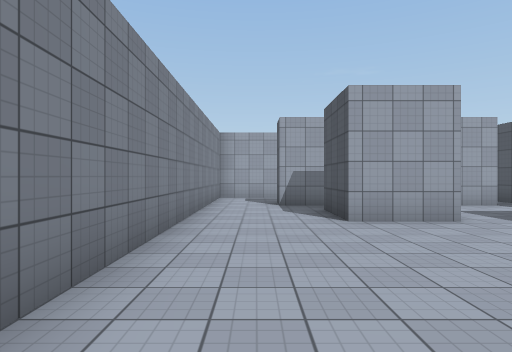
view 1 (above)

24 first-person views from a walk through a 3-D level made in the Unity game engine. The camera is 1.5 m above the floor, looks level and sees 75° across. The floor is counted in squares, 2 m on a side. Each view is taken from the middle of a square. On the plan, view 1 faces up. The plan holds only what a view shows up to about 11 squares ahead; the rest is blank. The player is left out. Surface patterns are stand-ins for the level's own textures.

view 2
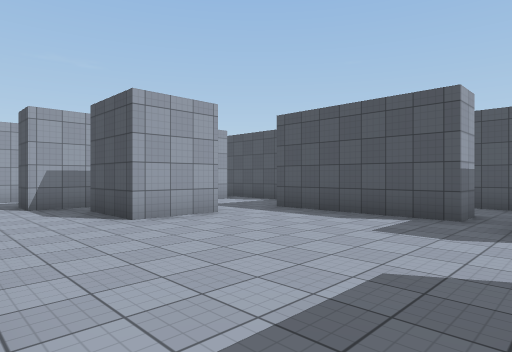

view 3
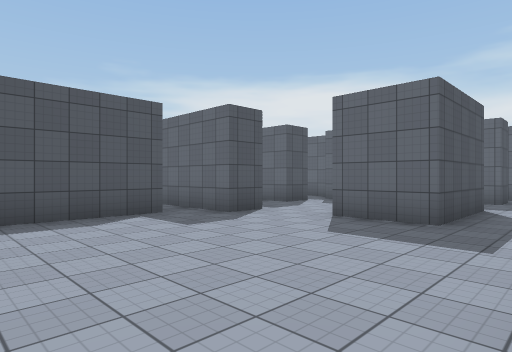

view 4
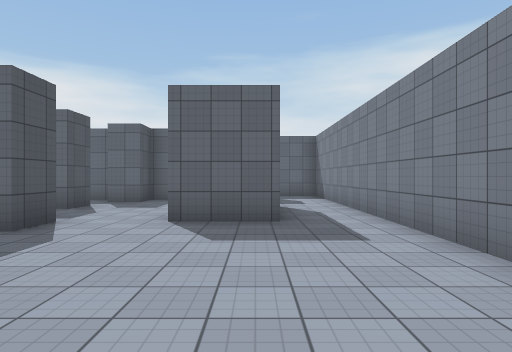

view 5
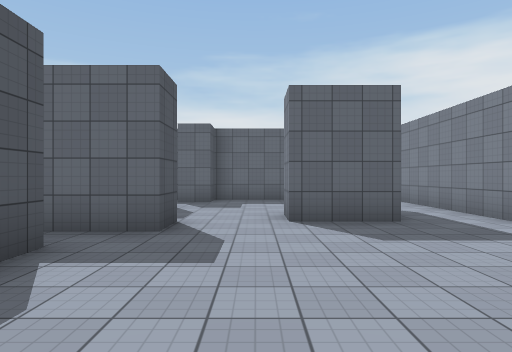

view 6
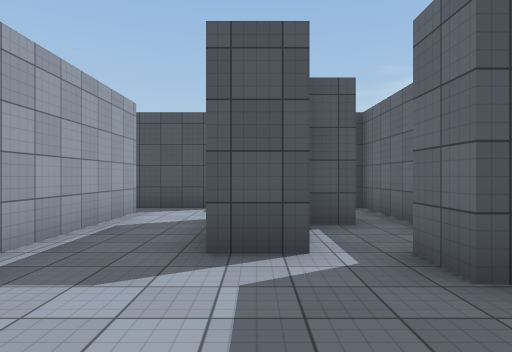

view 7
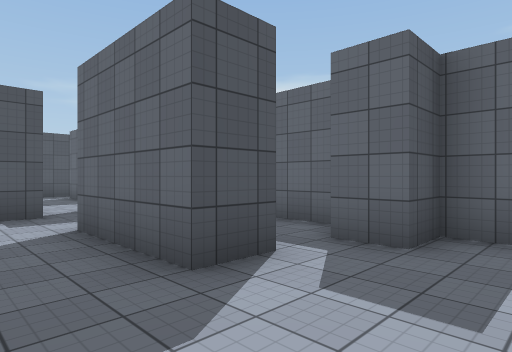

view 8
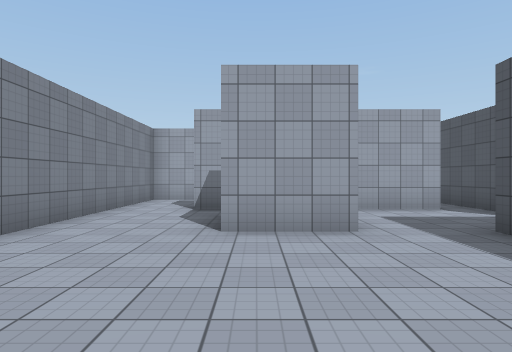

view 9
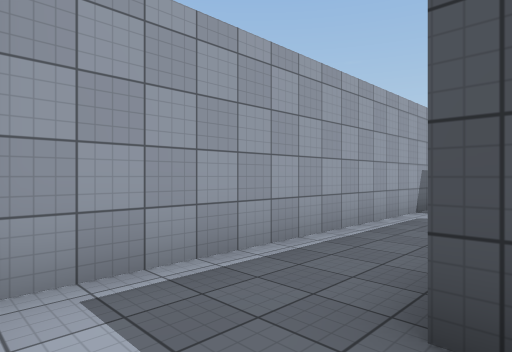

view 10
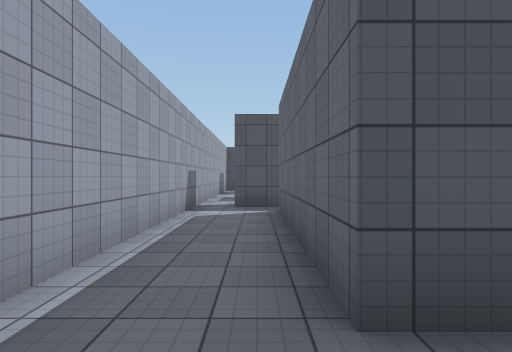

view 11
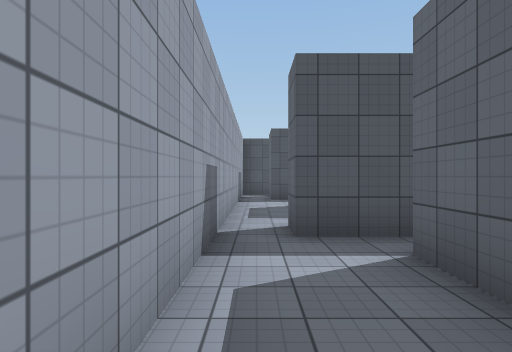

view 12
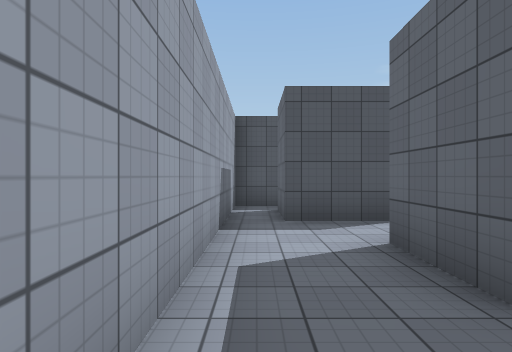

view 13
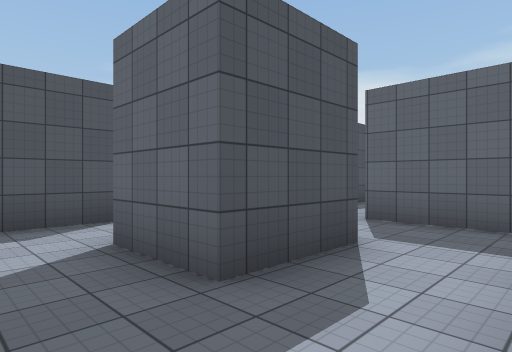

view 14
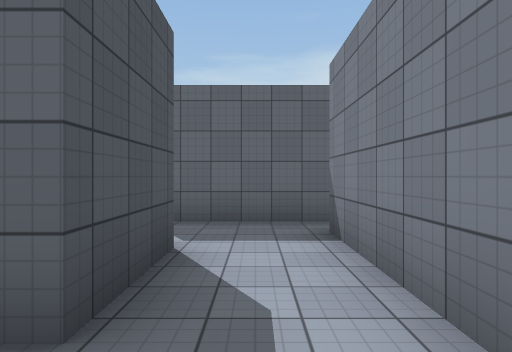

view 15
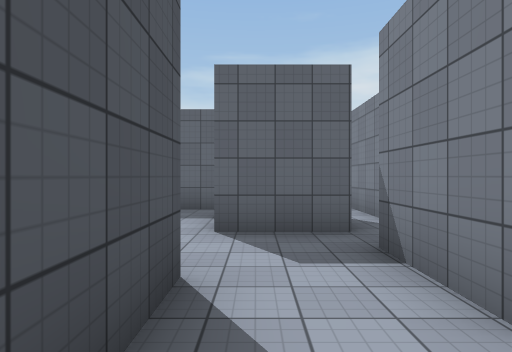

view 16
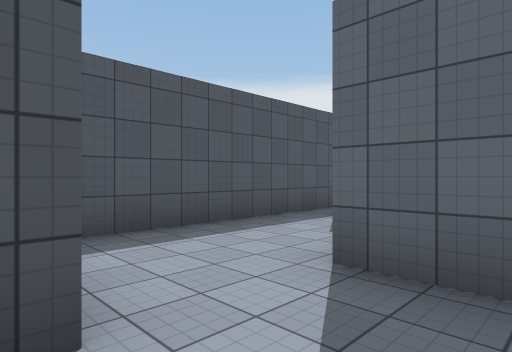

view 17
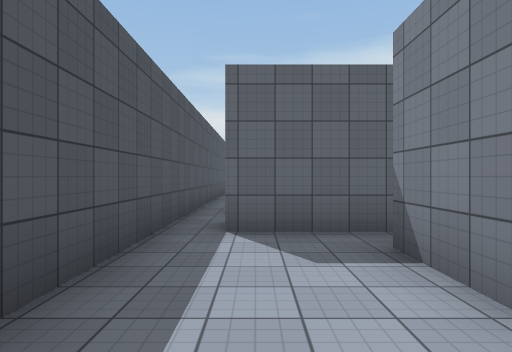

view 18
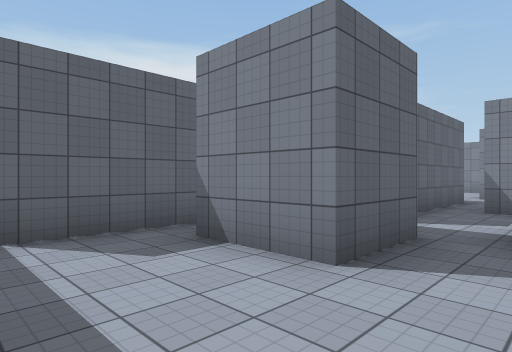

view 19
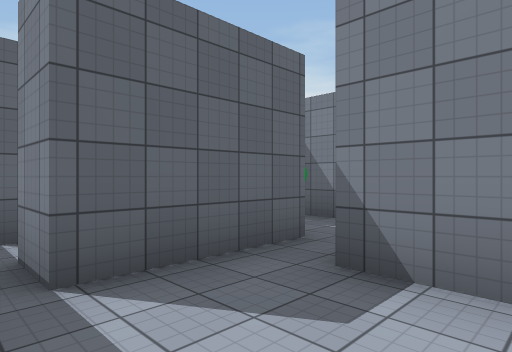

view 20
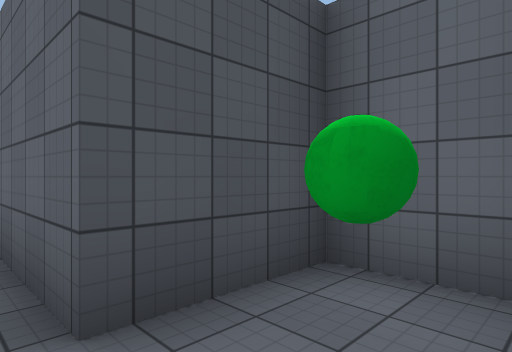

view 21
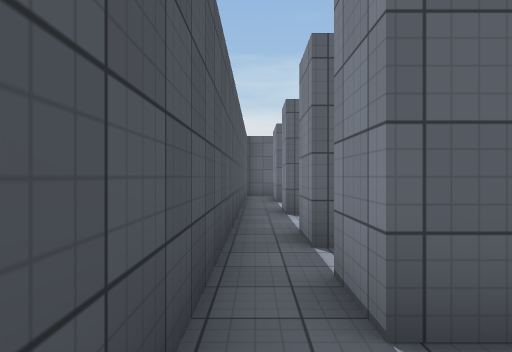

view 22
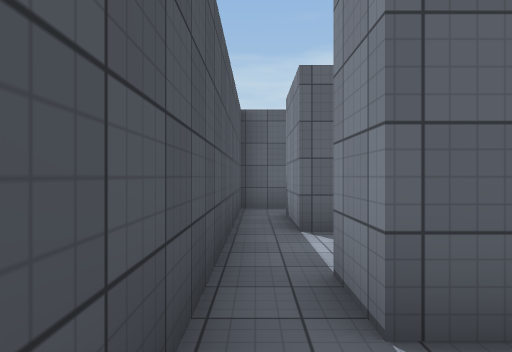

view 23
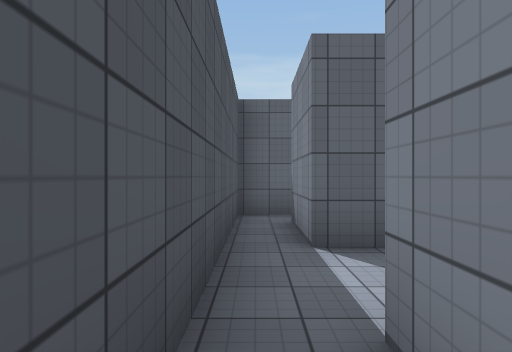

view 24
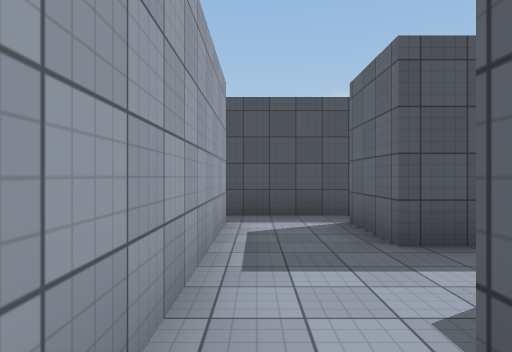

### Floor plan
Key: @ floor where view 1 was taken; # wall or solid block; . floor; B green ball.
Columns run from 2 left of view 1 to 17 right of it. Each row starts with its distance up from view 1.
 12 ####################
 11 #..................#
 10 #........##.....## #
  9 #..########.##..#  #
  8 #.... ...##.##.....#
  7 #...# ...##........#
  6 #...##........##...#
  5 #.......#####. #...#
  4 #.......#   #......#
  3 #.......#   #.B###.#
  2 #.......#.###..# ..#
  1 #.........# ######.#
  0 #.@....######    ..#
 -1 #..##.......#    ..#
 -2 #..#........######.#
 -3 #..#....###........#
 -4 #........#  #......#
 -5 #......#....# ..##.#
 -6 #..##########    #.#
 -7                  ..#
 -8                  ###

Positions as (right, up) in squares from view 1, and headings:
1: (0, 0), facing up
2: (-1, 0), facing up-right
3: (-1, 5), facing down-right
4: (1, 5), facing down
5: (3, 5), facing down
6: (2, -3), facing right
7: (3, -1), facing down-right
8: (2, 1), facing up
9: (-1, 9), facing up-right
10: (-1, 10), facing right
11: (3, 11), facing right
12: (8, 11), facing right
13: (8, 11), facing down-right
14: (9, 11), facing down
15: (13, 11), facing down
16: (12, 9), facing down-right
17: (15, 8), facing down
18: (16, 8), facing down-left
19: (16, 6), facing down-left
20: (11, 4), facing down-right
21: (16, 5), facing down
22: (16, 0), facing down
23: (16, -1), facing down
24: (10, -3), facing right
